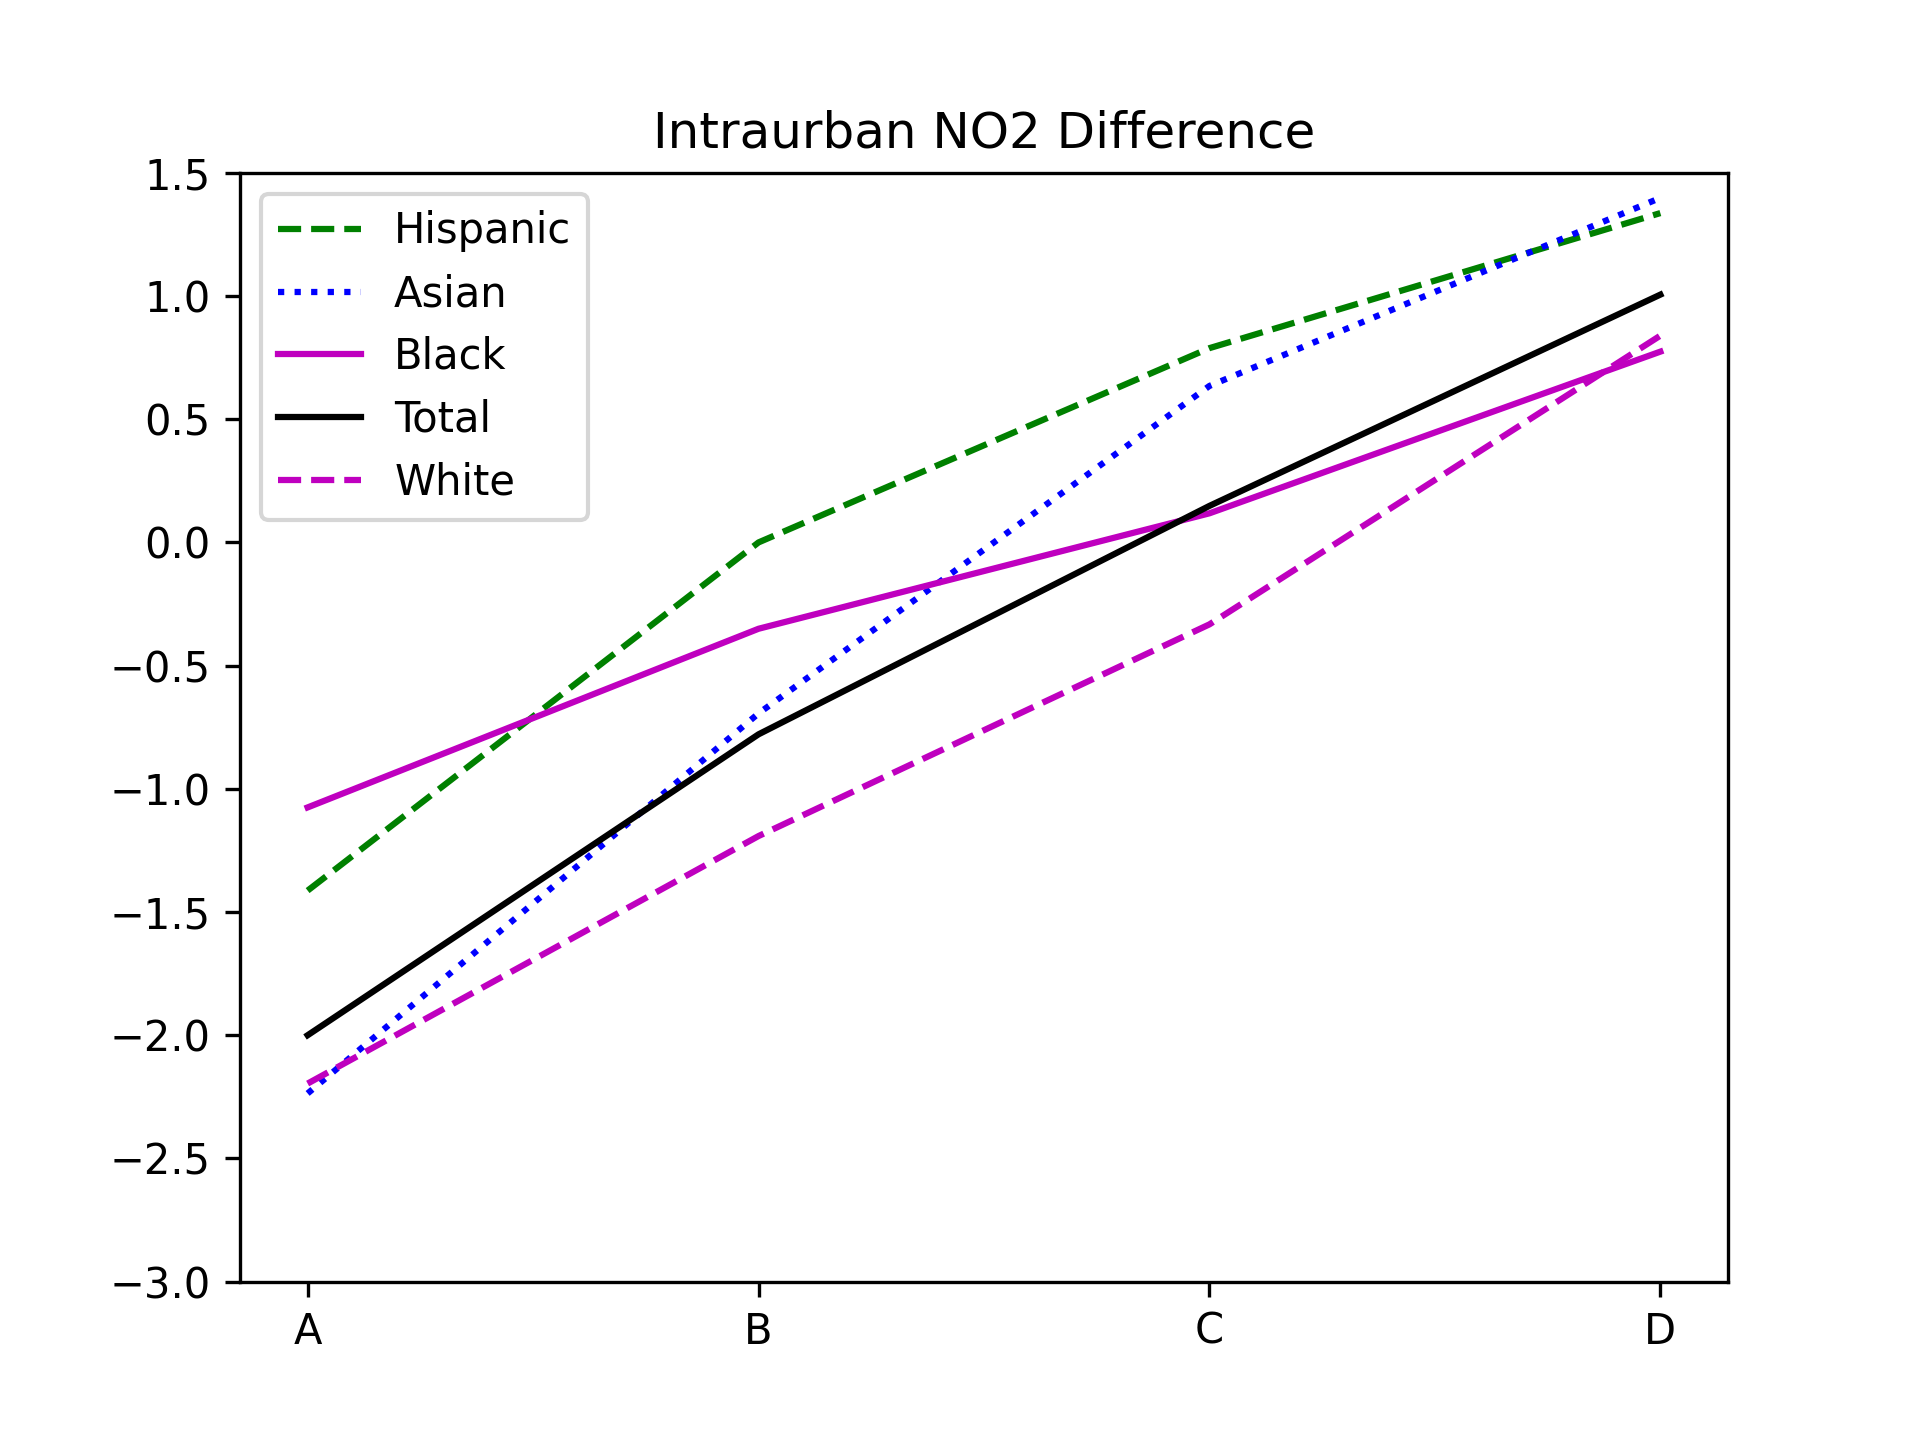

This figure's Python source:
from utils import init
from utils import calc_pwm_diff

import matplotlib.pyplot as plt

df = init()

hispanic = calc_pwm_diff(df, 'Hispanic', 'NO2')
asian = calc_pwm_diff(df, 'Asian', 'NO2')
black = calc_pwm_diff(df, 'Black', 'NO2')
total = calc_pwm_diff(df, 'Total', 'NO2')
white = calc_pwm_diff(df, 'White', 'NO2')
axes = ['A', 'B', 'C', 'D']

fig, ax = plt.subplots()
l1 = ax.plot(axes, hispanic, 'g--', label = 'Hispanic')
l2 = ax.plot(axes, asian, 'b:', label = 'Asian')
l3 = ax.plot(axes, black, 'm-', label = 'Black')
l4 = ax.plot(axes, total, 'k-', label = 'Total')
l5 = ax.plot(axes, white, 'm--', label = 'White')
ax.set_ylim(-3, 1.5)
ax.set_title('Intraurban NO2 Difference')
ax.legend()
plt.savefig('figure2a.png', dpi = 300)
